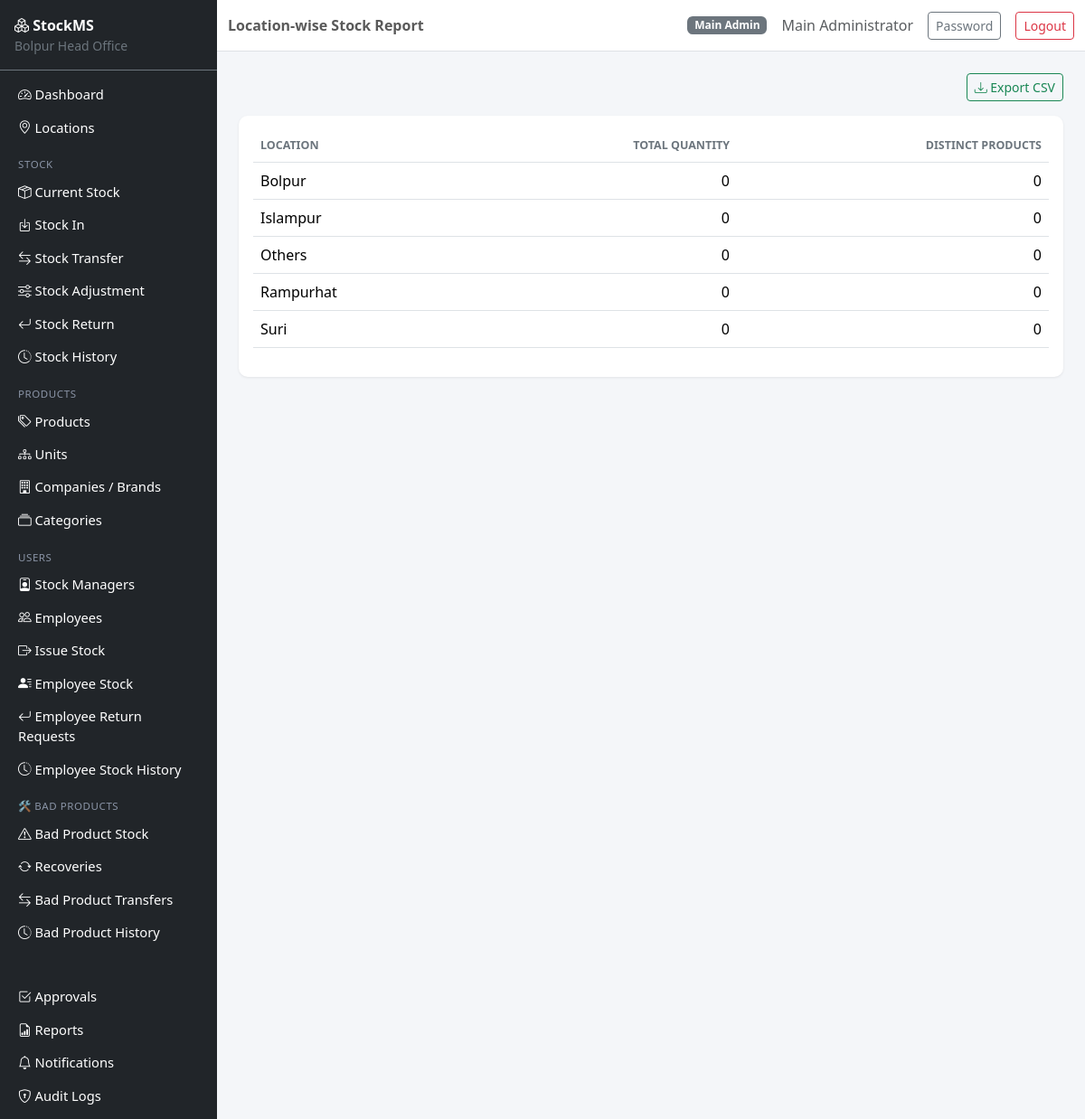
Page /reports/stock-by-location (signed in) on the committed database.
### app/models.py (models this page shows, shortened)
class User(UserMixin, db.Model):
    __tablename__ = "users"
    id = db.Column(db.Integer, primary_key=True)
    username = db.Column(db.String(64), unique=True, nullable=False, index=True)
    email = db.Column(db.String(120), unique=True, nullable=False, index=True)
    password_hash = db.Column(db.String(255), nullable=False)
    full_name = db.Column(db.String(120), nullable=False)
    role = db.Column(db.String(20), nullable=False, default=ROLE_EMPLOYEE)
    is_active = db.Column(db.Boolean, default=True, nullable=False)
    created_at = db.Column(db.DateTime, default=datetime.utcnow)
    updated_at = db.Column(db.DateTime, default=datetime.utcnow, onupdate=datetime.utcnow)
    last_login_at = db.Column(db.DateTime)
    manager_assignments = db.relationship(
        "StockManagerAssignment", back_populates="user", foreign_keys="StockManagerAssignment.user_id"
    )
    employee_profile = db.relationship(
        "Employee", back_populates="user", uselist=False, foreign_keys="Employee.user_id"
    )
    def is_main_admin(self):
        return self.role == ROLE_MAIN_ADMIN
    def is_employee(self):
        return self.role == ROLE_EMPLOYEE

class Location(db.Model):
    __tablename__ = "locations"
    id = db.Column(db.Integer, primary_key=True)
    code = db.Column(db.String(10), unique=True, nullable=False)
    name = db.Column(db.String(120), nullable=False)
    address = db.Column(db.String(255))
    is_active = db.Column(db.Boolean, default=True, nullable=False)
    created_at = db.Column(db.DateTime, default=datetime.utcnow)
    updated_at = db.Column(db.DateTime, default=datetime.utcnow, onupdate=datetime.utcnow)
    manager_assignments = db.relationship("StockManagerAssignment", back_populates="location")
    employees = db.relationship("Employee", back_populates="location")

### app/blueprints/reports/routes.py (the view)
@bp.route("/stock-by-location")
@login_required
def stock_by_location():
    loc_ids = accessible_location_ids(current_user)
    query = (
        db.session.query(Location.name, func.coalesce(func.sum(LocationStock.quantity), 0), func.count(LocationStock.id))
        .outerjoin(LocationStock, LocationStock.location_id == Location.id)
        .filter(Location.is_active == True)
    )
    if loc_ids is not None:
        query = query.filter(Location.id.in_(loc_ids))
    rows = query.group_by(Location.id).order_by(Location.name).all()
    if request.args.get("export") == "csv":
        return _csv_response("stock_by_location.csv", ["Location", "Total Quantity", "Distinct Products"], rows)
    return render_template("reports/stock_by_location.html", rows=rows)

### app/services/permission_service.py (called while the page is built)
def accessible_location_ids(user):
    if user.role == ROLE_MAIN_ADMIN:
        return None
    return user.authorized_location_ids()

### app/templates/reports/stock_by_location.html
{% extends "base.html" %}
{% block page_title %}Location-wise Stock Report{% endblock %}
{% block content %}
<div class="d-flex justify-content-end mb-3">
    <a href="{{ url_for('reports.stock_by_location', export='csv') }}" class="btn btn-outline-success btn-sm"><i class="bi bi-download"></i> Export CSV</a>
</div>
<div class="card">
    <div class="card-body">
        <table class="table table-hover">
            <thead><tr><th>Location</th><th class="text-end">Total Quantity</th><th class="text-end">Distinct Products</th></tr></thead>
            <tbody>
            {% for name, qty, count in rows %}
                <tr><td>{{ name }}</td><td class="text-end">{{ qty }}</td><td class="text-end">{{ count }}</td></tr>
            {% else %}
                <tr><td colspan="3" class="text-muted text-center py-4">No data.</td></tr>
            {% endfor %}
            </tbody>
        </table>
    </div>
</div>
{% endblock %}

### app/templates/base.html (shortened to what this page needs)
<!DOCTYPE html>
<html lang="en">
<head>
    <link href="https://cdn.jsdelivr.net/npm/bootstrap@5.3.3/dist/css/bootstrap.min.css" rel="stylesheet">
    <link href="https://cdn.jsdelivr.net/npm/bootstrap-icons@1.11.3/font/bootstrap-icons.css" rel="stylesheet">
    <link href="{{ url_for('static', filename='css/app.css') }}" rel="stylesheet">
</head>
<body>
{% if current_user.is_authenticated %}
<div class="d-flex" id="wrapper">
    <nav class="sidebar bg-dark text-white" id="sidebar">
        <div class="sidebar-brand p-3 border-bottom border-secondary">
            <i class="bi bi-boxes"></i> <strong>StockMS</strong>
            <div class="small text-secondary">Bolpur Head Office</div>
        </div>
        <ul class="nav flex-column p-2">
            <li class="nav-item"><a class="nav-link text-white" href="{{ url_for('main.dashboard') }}"><i class="bi bi-speedometer2"></i> Dashboard</a></li>
            {% if current_user.is_main_admin() %}
            <li class="nav-item"><a class="nav-link text-white" href="{{ url_for('locations.list_locations') }}"><i class="bi bi-geo-alt"></i> Locations</a></li>
            {% endif %}
            <li class="nav-item sidebar-heading">Stock</li>
            <li class="nav-item"><a class="nav-link text-white" href="{{ url_for('stock.current_stock') }}"><i class="bi bi-box-seam"></i> Current Stock</a></li>
            {% if current_user.is_main_admin() or current_user.is_stock_manager() %}
            <li class="nav-item"><a class="nav-link text-white" href="{{ url_for('stock.stock_in') }}"><i class="bi bi-box-arrow-in-down"></i> Stock In</a></li>
            {% endif %}
            <li class="nav-item"><a class="nav-link text-white" href="{{ url_for('transfers.list_transfers') }}"><i class="bi bi-arrow-left-right"></i> Stock Transfer</a></li>
            <li class="nav-item"><a class="nav-link text-white" href="{{ url_for('adjustments.list_adjustments') }}"><i class="bi bi-sliders"></i> Stock Adjustment</a></li>
            <li class="nav-item"><a class="nav-link text-white" href="{{ url_for('returns.list_returns') }}"><i class="bi bi-arrow-return-left"></i> Stock Return</a></li>
            <li class="nav-item"><a class="nav-link text-white" href="{{ url_for('stock.stock_history') }}"><i class="bi bi-clock-history"></i> Stock History</a></li>
            <li class="nav-item sidebar-heading">Products</li>
            <li class="nav-item"><a class="nav-link text-white" href="{{ url_for('catalog.list_products') }}"><i class="bi bi-tags"></i> Products</a></li>
            {% if current_user.is_main_admin() %}
            <li class="nav-item"><a class="nav-link text-white" href="{{ url_for('catalog.list_units') }}"><i class="bi bi-diagram-3"></i> Units</a></li>
            <li class="nav-item"><a class="nav-link text-white" href="{{ url_for('catalog.list_brands') }}"><i class="bi bi-building"></i> Companies / Brands</a></li>
            <li class="nav-item"><a class="nav-link text-white" href="{{ url_for('catalog.list_categories') }}"><i class="bi bi-collection"></i> Categories</a></li>
            {% endif %}
            {% if current_user.is_main_admin() or current_user.is_stock_manager() %}
            <li class="nav-item sidebar-heading">Users</li>
            {% if current_user.is_main_admin() %}
            <li class="nav-item"><a class="nav-link text-white" href="{{ url_for('users.list_stock_managers') }}"><i class="bi bi-person-badge"></i> Stock Managers</a></li>
            {% endif %}
            <li class="nav-item"><a class="nav-link text-white" href="{{ url_for('users.list_employees') }}"><i class="bi bi-people"></i> Employees</a></li>
            <li class="nav-item"><a class="nav-link text-white" href="{{ url_for('employee_stock.issue_stock') }}"><i class="bi bi-box-arrow-right"></i> Issue Stock</a></li>
            <li class="nav-item"><a class="nav-link text-white" href="{{ url_for('employee_stock.employee_stock_overview') }}"><i class="bi bi-person-lines-fill"></i> Employee Stock</a></li>
            <li class="nav-item"><a class="nav-link text-white" href="{{ url_for('employee_stock.list_returns') }}"><i class="bi bi-arrow-return-left"></i> Employee Return Requests</a></li>
            <li class="nav-item"><a class="nav-link text-white" href="{{ url_for('employee_stock.history') }}"><i class="bi bi-clock-history"></i> Employee Stock History</a></li>
            {% endif %}
            <li class="nav-item sidebar-heading">🛠 Bad Products</li>
            <li class="nav-item"><a class="nav-link text-white" href="{{ url_for('bad_products.stock') }}"><i class="bi bi-exclamation-triangle"></i> Bad Product Stock</a></li>
            <li class="nav-item"><a class="nav-link text-white" href="{{ url_for('bad_products.list_recoveries') }}"><i class="bi bi-arrow-repeat"></i> Recoveries</a></li>
            <li class="nav-item"><a class="nav-link text-white" href="{{ url_for('bad_products.list_transfers') }}"><i class="bi bi-arrow-left-right"></i> Bad Product Transfers</a></li>
            <li class="nav-item"><a class="nav-link text-white" href="{{ url_for('bad_products.history') }}"><i class="bi bi-clock-history"></i> Bad Product History</a></li>
            <li class="nav-item sidebar-heading">&nbsp;</li>
            <li class="nav-item"><a class="nav-link text-white" href="{{ url_for('approvals.pending') }}"><i class="bi bi-check2-square"></i> Approvals</a></li>
            <li class="nav-item"><a class="nav-link text-white" href="{{ url_for('reports.index') }}"><i class="bi bi-file-earmark-bar-graph"></i> Reports</a></li>
            <li class="nav-item"><a class="nav-link text-white" href="{{ url_for('notifications.list_notifications') }}"><i class="bi bi-bell"></i> Notifications
            </a></li>
            {% if current_user.is_main_admin() %}
            <li class="nav-item"><a class="nav-link text-white" href="{{ url_for('audit.list_audit_logs') }}"><i class="bi bi-shield-lock"></i> Audit Logs</a></li>
            {% endif %}
        </ul>
    </nav>
    <div class="flex-grow-1">
        <nav class="navbar navbar-expand-lg navbar-light bg-white border-bottom sticky-top">
            <div class="container-fluid">
                <span class="navbar-text fw-semibold">{% block page_title %}{% endblock %}</span>
                <div class="ms-auto d-flex align-items-center gap-3">
                    <span class="badge bg-secondary">{{ current_user.role.replace('_',' ')|title }}</span>
                    <span class="text-muted">{{ current_user.full_name }}</span>
                    <a href="{{ url_for('auth.change_password') }}" class="btn btn-sm btn-outline-secondary">Password</a>
                    <a href="{{ url_for('auth.logout') }}" class="btn btn-sm btn-outline-danger">Logout</a>
                </div>
            </div>
        </nav>
        <main class="container-fluid p-4">
            {% block content %}{% endblock %}
        </main>
    </div>
</div>
{% endif %}
</body>
</html>

### app/static/css/app.css (style rules this page uses)
body { background-color: #f4f6f9; }
.sidebar { width: 240px; min-height: 100vh; }
.sidebar .nav-link { padding: 0.45rem 0.75rem; border-radius: 6px; font-size: 0.92rem; }
.sidebar-heading { color: #8a94a6; text-transform: uppercase; font-size: 0.72rem; letter-spacing: .05em; padding: 0.9rem 0.75rem 0.2rem; }
.card { border: none; box-shadow: 0 1px 3px rgba(0,0,0,0.08); border-radius: 10px; }
.table thead th { font-size: 0.78rem; text-transform: uppercase; color: #6c757d; border-top: none; }

### rows in the picture
User: role.replace "Main Admin", full_name "Main Administrator"
Location: name "Bolpur", qty "0", count "0"
Location: name "Islampur", qty "0", count "0"
Location: name "Others", qty "0", count "0"
Location: name "Rampurhat", qty "0", count "0"
Location: name "Suri", qty "0", count "0"
